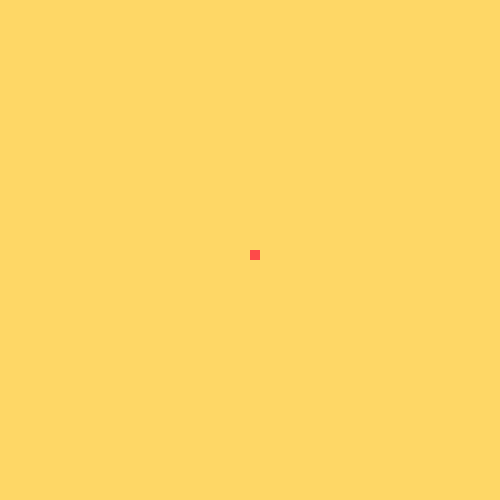
Frame 1 (no input)
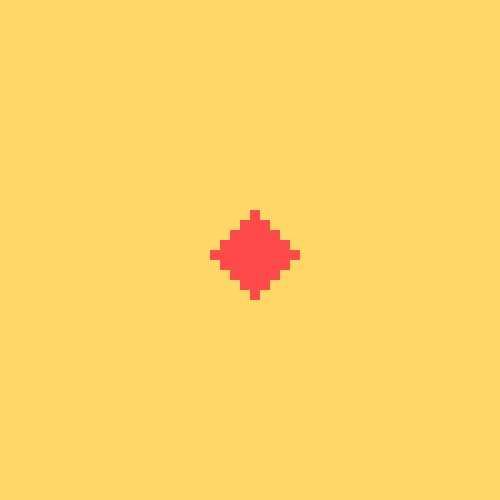
Frame 60 (no input)
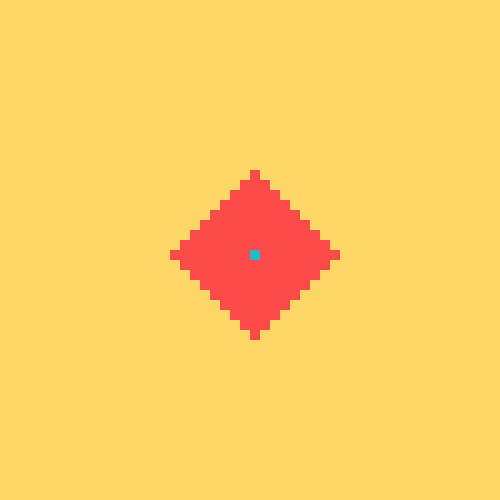
Frame 120 (the mouse pressed at the canvas centre since frame 60)

The p5.js sketch that drew these frames (run headless with seeded random() and noise() and a simulated clock; from frame 60 on, the mouse is pressed at the canvas centre):

// p5.js sketch
// ── sketch.js
//DAWID LINEK   
function setup(){
  createCanvas(500, 500)
  background('#fed766')
  slier=createSlider(1, 30, 15, 1)
  kwadraty=[new kwadrat(250,250)]
}

function draw(){
  for(i of bloki){
    i.drawa()
  }
  if(mouseIsPressed){
    bloki.push(new blok())
    }
//if(keyIsDown(32)){
  if(frameCount%slier.value()==0){
    ile=kwadraty.length
    for(let i=0;i<ile;i++){
      stop=false
      kwadraty[i].tworzenie()
    }
  }

}

function kwadrat(x,y){
  this.x=int(x)
  this.y=int(y)
  this.s=true
  if(this.s){
    fill('#fe4a49')
    noStroke()
    rect(this.x,this.y,10,10)
    fill('#2ab7ca')
    //stroke(1)


    this.tworzenie=function(){
      if(this.x>500 || this.x<0 || this.y>500 || this.y<0){
        this.s=false
        textSize(50)
        text("LOSE",200,250)
      }
  
      this.l=true
      this.p=true
      this.g=true
      this.d=true
      for(i of bloki){
        if(dist(this.x,this.y,i.x,i.y)<10){
          this.s=false
        }
      }
      for(i of kwadraty){
      
        if(this.x+10==i.x && this.y==i.y){
          this.p=false
        }
        if(this.x-10==i.x && this.y==i.y){
          this.l=false
        }
        if(this.x==i.x && this.y+10==i.y){
          this.d=false
        }
        if(this.x==i.x && this.y-10==i.y){
          this.g=false
        }
      }
        if(this.s){
        if(this.l){
          kwadraty.push(new kwadrat(this.x-10,this.y))
          stop=true
        }
        if(this.p){
          kwadraty.push(new kwadrat(this.x+10,this.y))
          stop=true
        }
        if(this.g){
          kwadraty.push(new kwadrat(this.x,this.y-10))
          stop=true
        }
        if(this.d){
          kwadraty.push(new kwadrat(this.x,this.y+10))
          stop=true
        }
      }
        if(this.x>500 || this.x<0 || this.y>500 || this.y<0){
          this.s=false
        
        }
        
          }

}}


function blok(){
  this.x=mouseX-mouseX%10
  this.y=mouseY-mouseY%10
  this.drawa=function(){
    rect(this.x,this.y,10,10)
  }
}

//Zmienne
let bloki=[]
let kwadraty=[]
let ile=1
let slier
